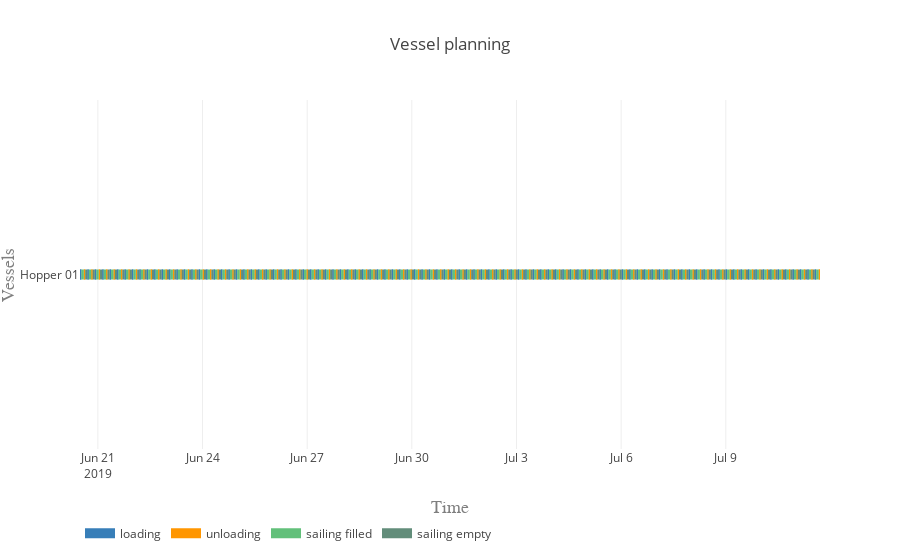

Notebook code for this chart:
### Markdown cell above
#### Vessel planning

### Code cell
vessels = [hopper]

activities = ['loading', 'unloading', 'sailing filled', 'sailing empty']
colors = {0:'rgb(55,126,184)', 1:'rgb(255,150,0)', 2:'rgb(98, 192, 122)', 3:'rgb(98, 141, 122)'}

plot.vessel_planning(vessels, activities, colors)

### Figure 1 — Plotly figure (JSON) as saved in the notebook; plotly's stock layout.template omitted (floating-point values rounded to 4 significant figures; data arrays with more than 128 entries replaced by an {"elided": "..."} marker saying what was removed)
{"data": [{"connectgaps": false, "hoverinfo": "y+name", "line": {"color": "rgb(55,126,184)", "width": 10}, "mode": "lines", "name": "loading", "type": "scatter", "uid": "687697b4-5dc3-405f-aa28-47d337b3d4af", "x": {"elided": "1000 str values"}, "y": {"elided": "1000 str values"}}, {"connectgaps": false, "hoverinfo": "y+name", "line": {"color": "rgb(255,150,0)", "width": 10}, "mode": "lines", "name": "unloading", "type": "scatter", "uid": "af9911d8-0cf4-4ea7-ac76-a00abc9c18f9", "x": {"elided": "1000 str values"}, "y": {"elided": "1000 str values"}}, {"connectgaps": false, "hoverinfo": "y+name", "line": {"color": "rgb(98, 192, 122)", "width": 10}, "mode": "lines", "name": "sailing filled", "type": "scatter", "uid": "2f8ccfb4-a444-4982-b3e9-bb8e7fbb4759", "x": {"elided": "500 str values"}, "y": {"elided": "500 str values"}}, {"connectgaps": false, "hoverinfo": "y+name", "line": {"color": "rgb(98, 141, 122)", "width": 10}, "mode": "lines", "name": "sailing empty", "type": "scatter", "uid": "743aee9c-17c4-464d-9ca9-50f80748347f", "x": {"elided": "495 str values"}, "y": {"elided": "495 str values"}}], "layout": {"hovermode": "closest", "legend": {"orientation": "h", "x": 0, "y": -0.2}, "title": {"text": "Vessel planning"}, "xaxis": {"range": ["2019-06-20 11:41:42", "2019-07-11 16:48:25.841877"], "title": {"font": {"color": "#7f7f7f", "family": "Courier New, monospace", "size": 18}, "text": "Time"}}, "yaxis": {"title": {"font": {"color": "#7f7f7f", "family": "Courier New, monospace", "size": 18}, "text": "Vessels"}}}}
